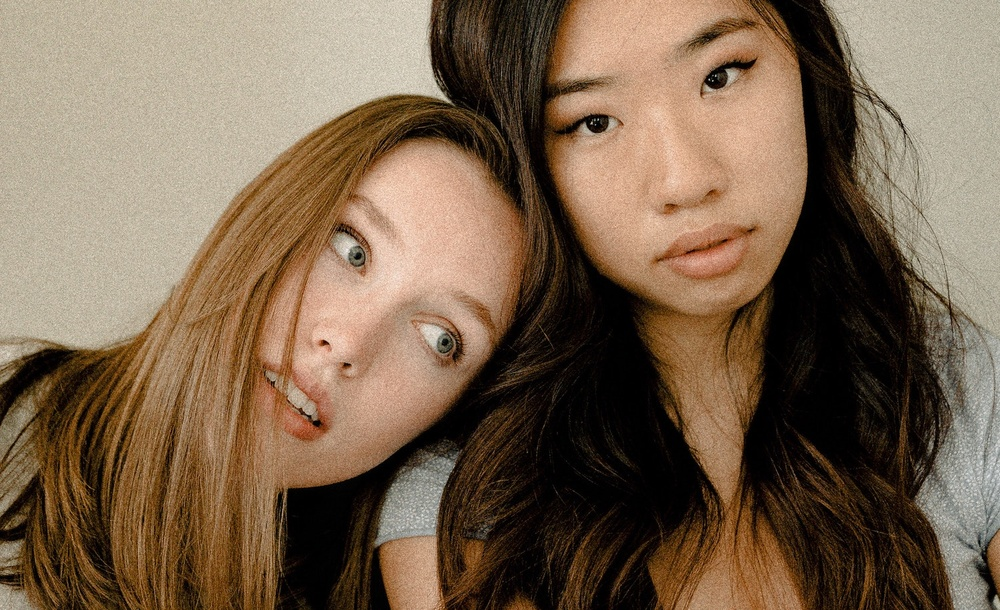
#> input picture ImageProcessing/grainy_girls.jpg, 1000 x 610 px, shrunk from 1500 x 915 before the run
$ jupyter execute GrainyImageProcessing.ipynb
#> lines starting #> are read from the running program, lines starting #| are printed output that depends on the picture
[cell 1]
import cv2
import numpy as np
import matplotlib.pyplot as plt

def image_enhancement(image):
  # Convert the image to grayscale (optional, if it's a colored image)
  gray_image = cv2.cvtColor(image, cv2.COLOR_BGR2GRAY)

  # Apply Non-Local Means Denoising
  denoised_image = cv2.fastNlMeansDenoisingColored(image, None, 10, 10, 7, 21)

  # Optional: Apply a Gaussian Blur to further smooth the image
  blurred_image = cv2.GaussianBlur(denoised_image, (3, 3), 0)

  # Sharpen the image using a kernel
  # Define a kernel for sharpening
  sharpening_kernel = np.array([[-1, -1, -1],
                                [-1,  9, -1],
                                [-1, -1, -1]])

  sharpened_image = cv2.filter2D(blurred_image, -1, sharpening_kernel)

  return sharpened_image

[cell 2]
# Image 1
image1 = cv2.imread('grainy_girls.jpg', cv2.IMREAD_COLOR)
#> image1 is the input picture: shape (610, 1000, 3); mean B, G, R 78.5, 100.2, 121.9
sharpened_image1 = image_enhancement(image1)
#> in image_enhancement, `gray_image = cv2.cvtColor(image, cv2.COLOR_BGR2GRAY)`:
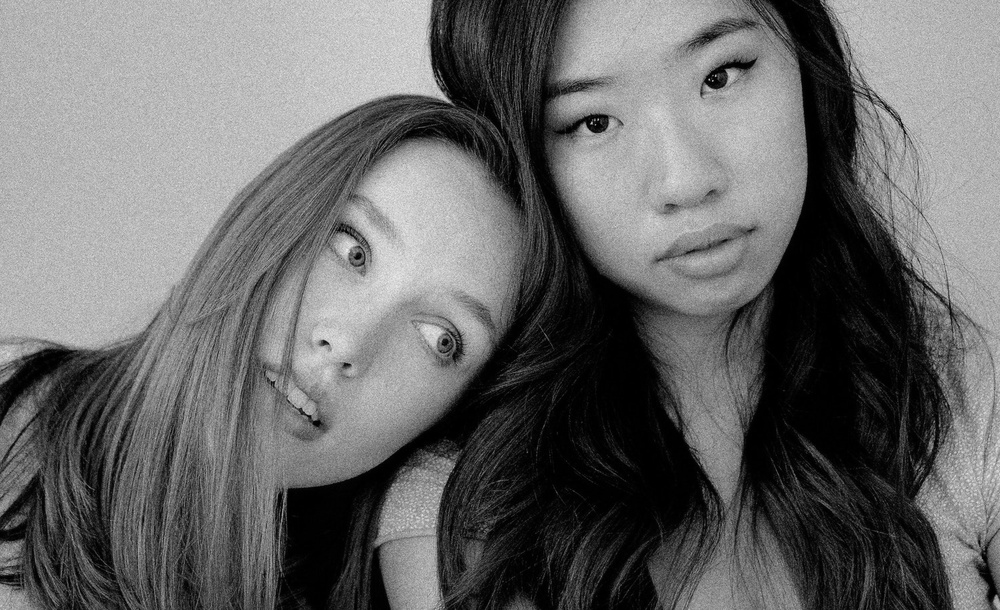
#> gray_image: shape (610, 1000); min 0, max 240, mean 104.2
#> in image_enhancement, `sharpened_image = cv2.filter2D(blurred_image, -1, sharpening_kernel)`:
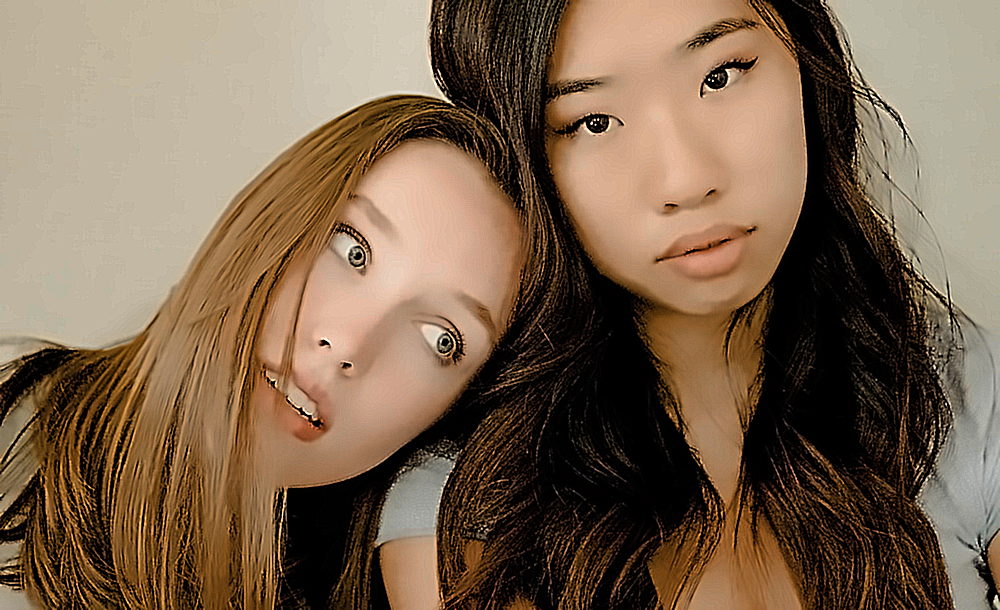
#> sharpened_image: shape (610, 1000, 3); mean B, G, R 78.8, 101.3, 123.9

# Display the original and enhanced images
fig, ax = plt.subplots(1, 2, figsize=(12, 6))

ax[0].imshow(cv2.cvtColor(image1, cv2.COLOR_BGR2RGB))
ax[0].set_title("Original Grainy Image")
ax[0].axis('off')

ax[1].imshow(cv2.cvtColor(sharpened_image1, cv2.COLOR_BGR2RGB))
ax[1].set_title("Enhanced Image")
ax[1].axis('off')
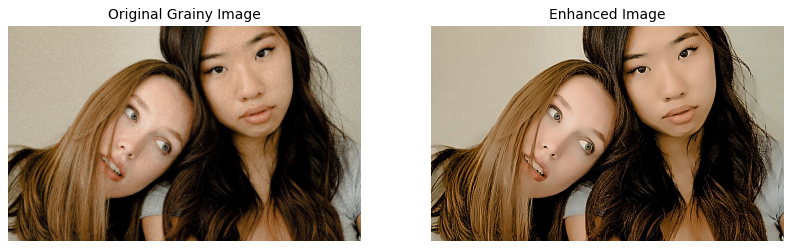
#> figure drawn by matplotlib, 2 panels

[cell 3]
# Image 2
image2 = cv2.imread('grainy_img.jpg', cv2.IMREAD_COLOR)
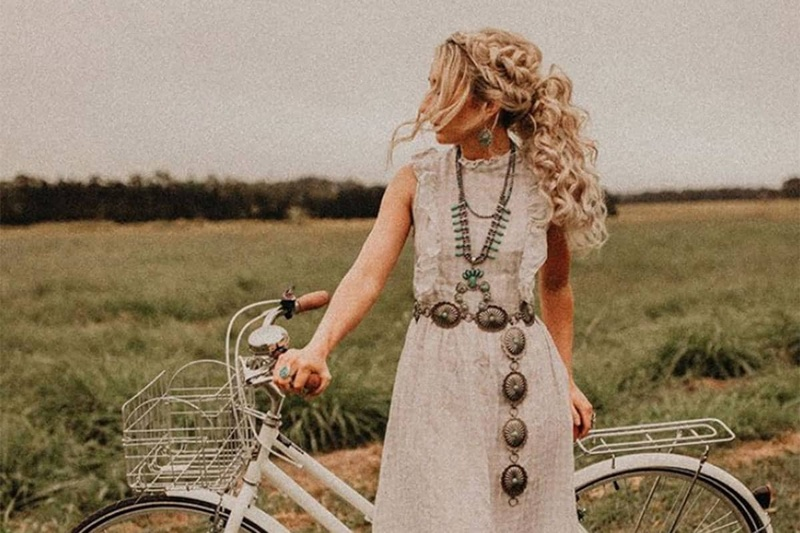
#> input picture ImageProcessing/grainy_img.jpg, 800 x 533 px, shrunk from 1200 x 800 before the run
#> image2 is the input picture: shape (533, 800, 3); mean B, G, R 108.3, 131.9, 150
sharpened_image2 = image_enhancement(image2)
#> in image_enhancement (call 2), `gray_image = cv2.cvtColor(image, cv2.COLOR_BGR2GRAY)`:
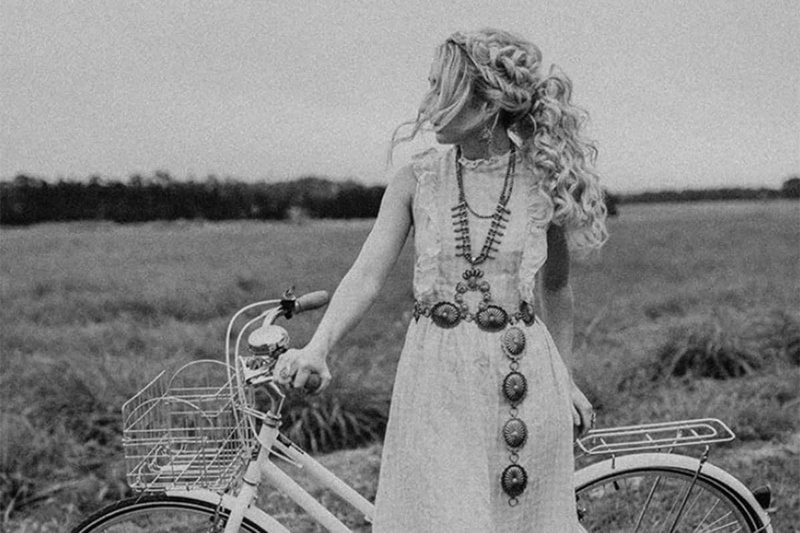
#> gray_image: shape (533, 800); min 1, max 224, mean 134.6
#> in image_enhancement (call 2), `sharpened_image = cv2.filter2D(blurred_image, -1, sharpening_kernel)`:
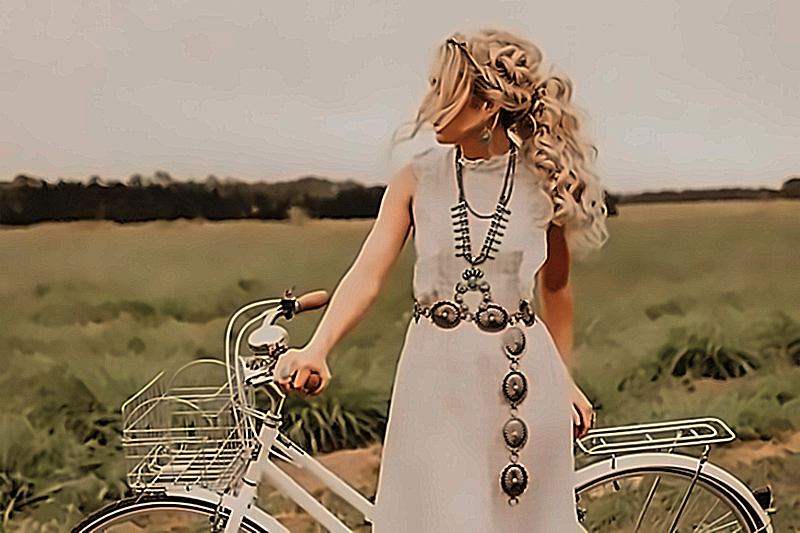
#> sharpened_image: shape (533, 800, 3); mean B, G, R 108.1, 132.1, 150.3

# Display the original and enhanced images
fig, ax = plt.subplots(1, 2, figsize=(12, 6))

ax[0].imshow(cv2.cvtColor(image2, cv2.COLOR_BGR2RGB))
ax[0].set_title("Original Grainy Image")
ax[0].axis('off')

ax[1].imshow(cv2.cvtColor(sharpened_image2, cv2.COLOR_BGR2RGB))
ax[1].set_title("Enhanced Image")
ax[1].axis('off')
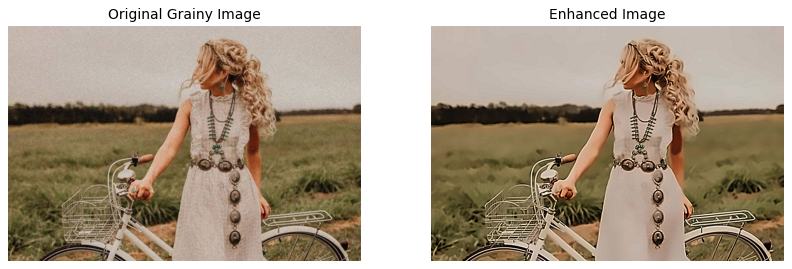
#> figure drawn by matplotlib, 2 panels
